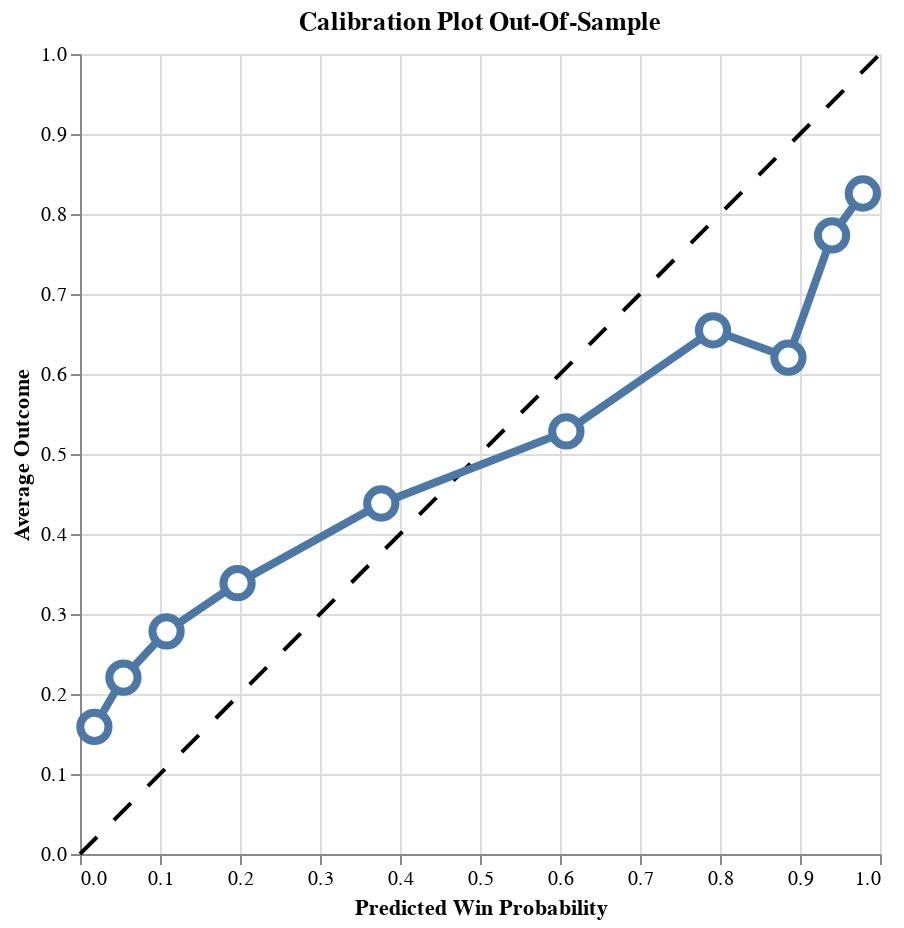

Write notebook code for a chart like this one.
### Code cell
self.plot_calibration_oos(oos_data=boxing_test)

### Figure 1 — Vega-Lite specification as saved in the notebook (floating-point values rounded to 4 significant figures)
{"config": {"view": {"continuousWidth": 300, "continuousHeight": 300}}, "layer": [{"data": {"name": "data-42f50405073b2dbe8396db6b7dd2f6be"}, "mark": {"type": "line", "color": "black", "strokeDash": [12, 12]}, "encoding": {"x": {"field": "x", "type": "quantitative"}, "y": {"field": "y", "type": "quantitative"}}}, {"data": {"name": "data-62c34feef2394cbdea29715b5e45f4c7"}, "mark": {"type": "line", "strokeWidth": 4}, "encoding": {"x": {"field": "win_prob_midpoint", "title": "Predicted Win Probability", "type": "quantitative"}, "y": {"field": "avg_outcome", "title": "Average Outcome", "type": "quantitative"}}}, {"data": {"name": "data-62c34feef2394cbdea29715b5e45f4c7"}, "mark": {"type": "point", "fill": "white", "opacity": 1, "size": 200, "strokeWidth": 4}, "encoding": {"x": {"field": "win_prob_midpoint", "type": "quantitative"}, "y": {"field": "avg_outcome", "type": "quantitative"}}}], "height": 400, "title": "Calibration Plot Out-Of-Sample", "width": 400, "$schema": "https://vega.github.io/schema/vega-lite/v5.20.1.json", "datasets": {"data-42f50405073b2dbe8396db6b7dd2f6be": [{"x": 0, "y": 0}, {"x": 1, "y": 1}], "data-62c34feef2394cbdea29715b5e45f4c7": [{"avg_outcome": 0.159, "win_prob_midpoint": 0.01799}, {"avg_outcome": 0.2205, "win_prob_midpoint": 0.05432}, {"avg_outcome": 0.2784, "win_prob_midpoint": 0.1082}, {"avg_outcome": 0.3385, "win_prob_midpoint": 0.1969}, {"avg_outcome": 0.4381, "win_prob_midpoint": 0.3766}, {"avg_outcome": 0.5282, "win_prob_midpoint": 0.6079}, {"avg_outcome": 0.6546, "win_prob_midpoint": 0.7913}, {"avg_outcome": 0.6205, "win_prob_midpoint": 0.8855}, {"avg_outcome": 0.7732, "win_prob_midpoint": 0.94}, {"avg_outcome": 0.8256, "win_prob_midpoint": 0.9785}]}}
